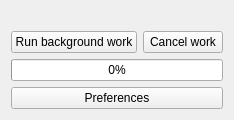
<?xml version="1.0" encoding="UTF-8"?>
<ui version="4.0">
 <class>MainWindowContents</class>
 <widget class="QWidget" name="MainWindowContents">
  <layout class="QVBoxLayout" name="verticalLayout">
   <item>
    <widget class="QLabel" name="statusLabel">
     <property name="text">
      <string></string>
     </property>
    </widget>
   </item>
   <item>
    <layout class="QHBoxLayout" name="workLayout">
     <item>
      <widget class="QPushButton" name="workButton">
       <property name="text">
        <string>Run background work</string>
       </property>
      </widget>
     </item>
     <item>
      <widget class="QPushButton" name="cancelButton">
       <property name="text">
        <string>Cancel work</string>
       </property>
      </widget>
     </item>
    </layout>
   </item>
   <item>
    <widget class="QProgressBar" name="progressBar">
     <property name="value">
      <number>0</number>
     </property>
     <property name="textVisible">
      <bool>true</bool>
     </property>
    </widget>
   </item>
   <item>
    <widget class="QPushButton" name="prefsButton">
     <property name="text">
      <string>Preferences</string>
     </property>
    </widget>
   </item>
  </layout>
 </widget>
 <resources/>
 <connections/>
</ui>
